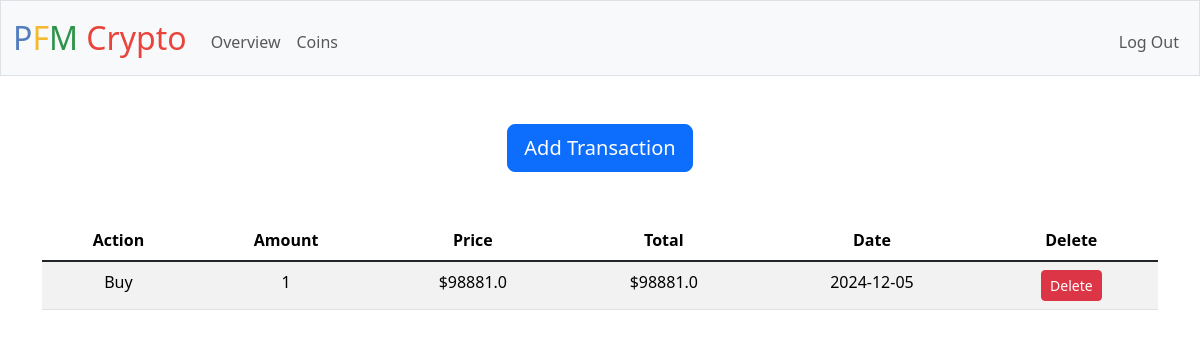
Page /coins/Bitcoin (signed in) on the committed database.
### tables this page shows
CREATE TABLE transactions ( id INTEGER PRIMARY KEY AUTOINCREMENT, user_id INTEGER NOT NULL, coin_id INTEGER NOT NULL, buy BOOLEAN NOT NULL, price REAL NOT NULL, amount NUMERIC NOT NULL, date DATE NOT NULL, FOREIGN KEY (user_id) REFERENCES users (id) ON DELETE CASCADE, FOREIGN KEY (coin_id) REFERENCES coins (id) ON DELETE CASCADE );

### app.py (the view)
@app.route('/coins/<name>', methods=["GET"])
@login_required
def coin_page(name):
    coin_info = db.execute(
        "SELECT id, genesis, coin_id FROM coins WHERE name = ? AND user_id = ?", name, session["user_id"]
    )
    txs = db.execute(
        "SELECT * from transactions WHERE user_id = ? AND coin_id = ? ORDER BY date", session["user_id"], coin_info[0]["id"]
    )
    other_txs = db.execute(
        "SELECT * from transactions WHERE user_id = ? AND coin_id != ? ORDER BY date", session["user_id"], coin_info[0]["id"]
    )
    genesis = coin_info[0]["genesis"]
    coin_id = coin_info[0]["coin_id"]
    id = coin_info[0]["id"]
    other_coins = db.execute(
        "SELECT id, name FROM coins WHERE user_id = ? AND coin_id != ?", session["user_id"], coin_id
    )
    return render_template('transactions.html', txs = txs, genesis = genesis, coin_id = coin_id, id = id, other_coins = other_coins, other_txs = other_txs)

### app.py (called while the page is built)
@app.after_request
def after_request(response):
    response.headers["Cache-Control"] = "no-cache, no-store, must-revalidate"
    response.headers["Expires"] = 0
    response.headers["Pragma"] = "no-cache"
    return response

### helpers.py (called while the page is built)
def login_required(f):
    @wraps(f)
    def decorated_function(*args, **kwargs):
        if session.get("user_id") is None:
            return redirect("/login")
        return f(*args, **kwargs)
    return decorated_function

### templates/transactions.html (shortened to what this page needs)
{% extends "layout.html" %}
{% block main %}
<div class="container d-flex justify-content-center">
    <button type="button"
    class="btn btn-primary btn-lg"
    data-bs-toggle="modal"
    data-bs-target="#addBuy"
    >
        Add Transaction
    </button>
</div>
<table class="table table-striped table-hover mt-5">
    <thead>
      <tr>
        <th scope="col">Action</th>
        <th scope="col">Amount</th>
        <th scope="col">Price</th>
        <th scope="col">Total</th>
        <th scope="col">Date</th>
        <th scope="col">Delete</th>
      </tr>
    </thead>
    <tbody class="table-group-divider">
      {% for tx in txs %}
      <tr id="{{ tx.id }}">
        <td>{{ "Buy" if tx.buy else "Sell" }}</td>
        <td>{{ tx.amount | round(2) }}</td>
        <td>${{ tx.price | round(2) }}</td>
        <td>${{ (tx.price * tx.amount) | round(2) }}</td>
        <td>{{ tx.date }}</td>
        <td><button class="btn btn-danger btn-sm delete-btn" data-tx-id="{{ tx.id }}">Delete</button></td>
      </tr>
      {% endfor %}
    </tbody>
  </table>
{% endblock %}

### rows in the picture
transactions: buy "Buy", amount "1", price "98881.0", (tx.price*tx.amount)|round(2) "98881.0", date "2024-12-05"
